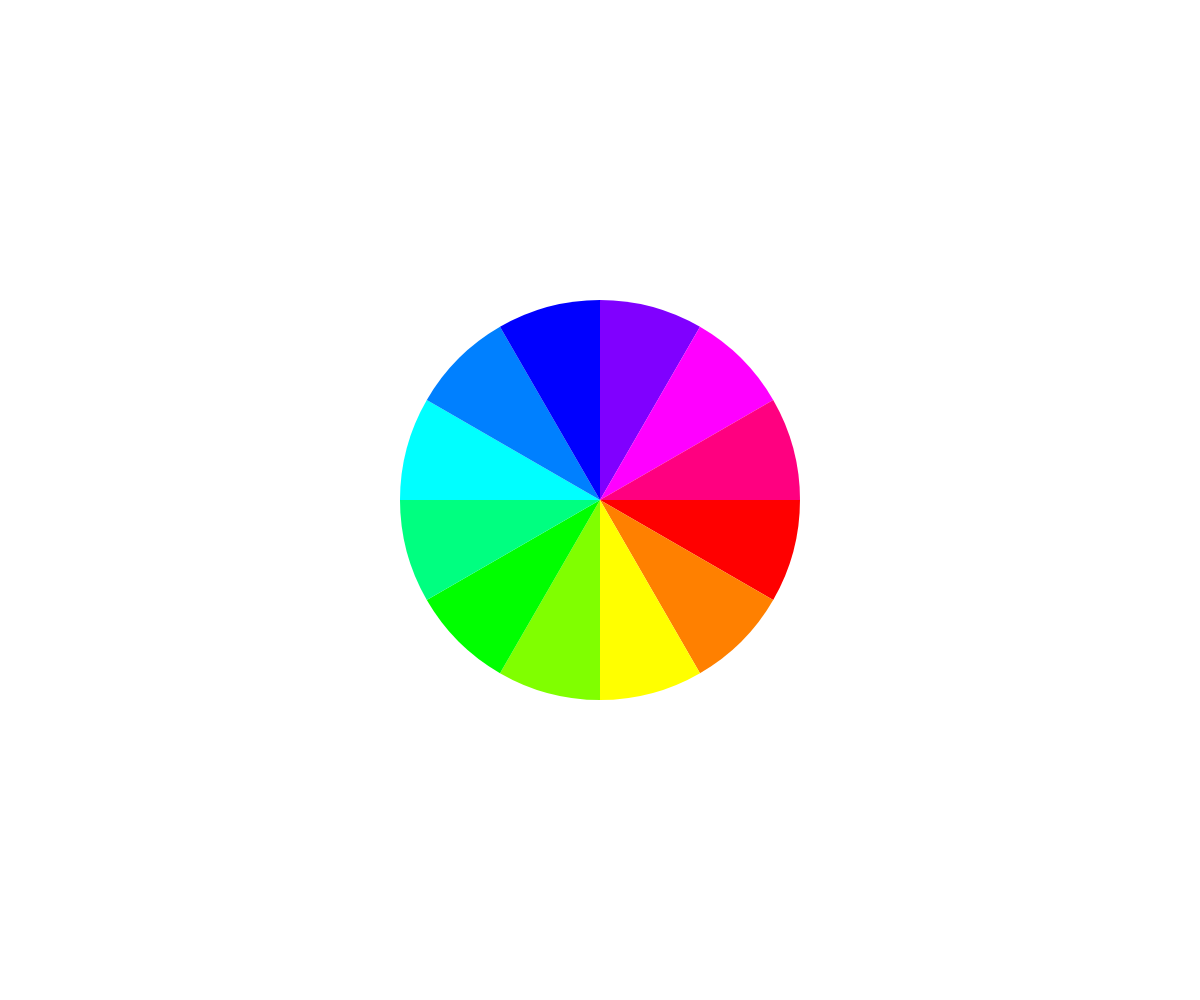
Frame 1 (no input)
Frame 60 (no input): identical to frame 1, image omitted
Frame 120 (the mouse pressed at the canvas centre since frame 60): identical to frame 1, image omitted

The p5.js sketch that drew this single still picture (run headless with seeded random() and noise() and a simulated clock; from frame 60 on, the mouse is pressed at the canvas centre):

// p5.js sketch
// ── sketch.js
let permissionGranted = false;
let cx, cy;
let angle = 0;
let speed = 0;

function setup() {
  createCanvas(windowWidth, windowHeight);
  colorMode(HSL);
  angleMode(DEGREES);

  // DeviceOrientationEvent, DeviceMotionEvent
  if (typeof DeviceOrientationEvent !== 'undefined' && typeof DeviceOrientationEvent.requestPermission === 'function') {
    // ios 13 device

    DeviceOrientationEvent.requestPermission()
      .catch(() => {
        // show permission dialog only the first time
        let button = createButton('click to allow access to sensors');
        button.style('font-size', '24px');
        button.center();
        button.mousePressed(requestAccess);
        throw error;
      })
      .then(() => {
        // on any subsequent visits
        permissionGranted = true;
      });
  } else {
    // non ios 13 device
    textSize(48);
    // text("non ios 13 device", 100, 100);
    permissionGranted = true;
  }
}

function requestAccess() {
  DeviceOrientationEvent.requestPermission()
    .then(response => {
      if (response == 'granted') {
        permissionGranted = true;
      } else {
        permissionGranted = false;
      }
    })
    .catch(console.error);

  this.remove();
}

function draw() {
  if (!permissionGranted) return;

  background(255);
  noStroke();
  
  // get the rotationZ value from the accelerometer
  let newSpeed = accelerationX*10;
  
  // smooth out the speed change
  speed += (newSpeed - speed) * 0.1;
  
  // update the angle based on the speed
  angle += speed * 0.4;
  
  // limit the angle to 360 degrees
  angle %= 360;
  
  let segments = 12;
  let radius = 200;
  let segmentAngle = 360 / segments;
  for (let i = 0; i < segments; i++) {
    push();
    translate(width / 2, height / 2);
    rotate(segmentAngle * i + angle);
    fill((i * segmentAngle) % 360, 100, 50);
    arc(0, 0, radius * 2, radius * 2, 0, segmentAngle, PIE);
    pop();
  }
}

// disable the default scrolling behavior on mobile devices
document.ontouchmove = function (event) {
  event.preventDefault();
};
